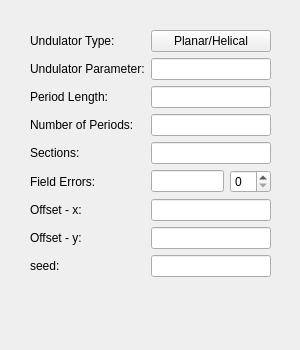
<?xml version="1.0" encoding="UTF-8"?>
<ui version="4.0">
 <class>genund</class>
 <widget class="QWidget" name="genund">
  <property name="geometry">
   <rect>
    <x>0</x>
    <y>0</y>
    <width>300</width>
    <height>350</height>
   </rect>
  </property>
  <property name="windowTitle">
   <string>Form</string>
  </property>
  <widget class="QWidget" name="formLayoutWidget">
   <property name="geometry">
    <rect>
     <x>30</x>
     <y>30</y>
     <width>241</width>
     <height>271</height>
    </rect>
   </property>
   <layout class="QFormLayout" name="formLayout">
    <property name="fieldGrowthPolicy">
     <enum>QFormLayout::AllNonFixedFieldsGrow</enum>
    </property>
    <item row="0" column="0">
     <widget class="QLabel" name="label">
      <property name="text">
       <string>Undulator Type:</string>
      </property>
     </widget>
    </item>
    <item row="0" column="1">
     <widget class="QPushButton" name="iwityp">
      <property name="text">
       <string>Planar/Helical</string>
      </property>
     </widget>
    </item>
    <item row="1" column="0">
     <widget class="QLabel" name="label_2">
      <property name="text">
       <string>Undulator Parameter:</string>
      </property>
     </widget>
    </item>
    <item row="1" column="1">
     <widget class="QLineEdit" name="aw0"/>
    </item>
    <item row="2" column="0">
     <widget class="QLabel" name="label_3">
      <property name="text">
       <string>Period Length:</string>
      </property>
     </widget>
    </item>
    <item row="2" column="1">
     <widget class="QLineEdit" name="xlamd"/>
    </item>
    <item row="3" column="0">
     <widget class="QLabel" name="label_4">
      <property name="text">
       <string>Number of Periods:</string>
      </property>
     </widget>
    </item>
    <item row="3" column="1">
     <widget class="QLineEdit" name="nwig"/>
    </item>
    <item row="4" column="0">
     <widget class="QLabel" name="label_8">
      <property name="text">
       <string>Sections:</string>
      </property>
     </widget>
    </item>
    <item row="4" column="1">
     <widget class="QLineEdit" name="nsec"/>
    </item>
    <item row="5" column="0">
     <widget class="QLabel" name="label_5">
      <property name="text">
       <string>Field Errors:</string>
      </property>
     </widget>
    </item>
    <item row="6" column="0">
     <widget class="QLabel" name="label_6">
      <property name="text">
       <string>Offset - x:</string>
      </property>
     </widget>
    </item>
    <item row="6" column="1">
     <widget class="QLineEdit" name="awx"/>
    </item>
    <item row="7" column="0">
     <widget class="QLabel" name="label_7">
      <property name="text">
       <string>Offset - y:</string>
      </property>
     </widget>
    </item>
    <item row="7" column="1">
     <widget class="QLineEdit" name="awy"/>
    </item>
    <item row="5" column="1">
     <layout class="QHBoxLayout" name="horizontalLayout">
      <item>
       <widget class="QLineEdit" name="delaw"/>
      </item>
      <item>
       <widget class="QSpinBox" name="iertyp"/>
      </item>
     </layout>
    </item>
    <item row="8" column="1">
     <widget class="QLineEdit" name="seed"/>
    </item>
    <item row="8" column="0">
     <widget class="QLabel" name="label_9">
      <property name="text">
       <string>seed:</string>
      </property>
     </widget>
    </item>
   </layout>
  </widget>
 </widget>
 <resources/>
 <connections/>
</ui>
